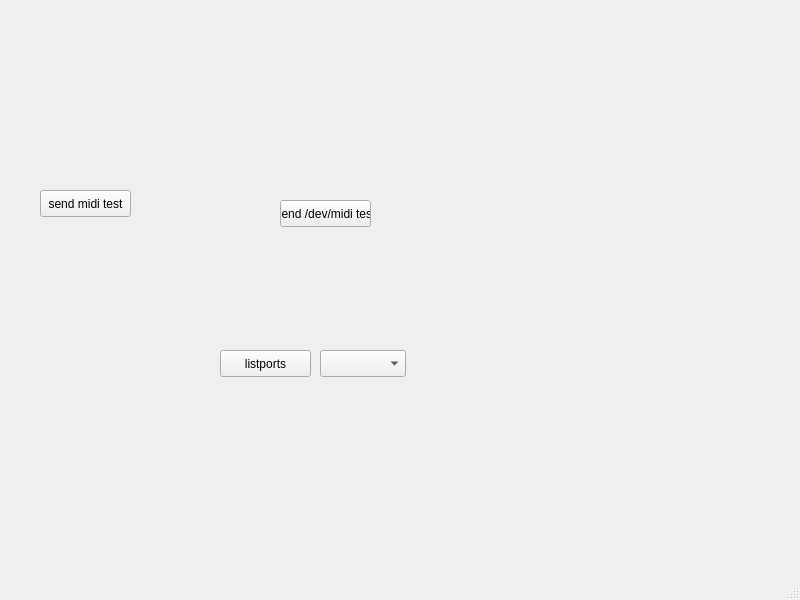
<?xml version="1.0" encoding="UTF-8"?>
<ui version="4.0">
 <class>MainWindow</class>
 <widget class="QMainWindow" name="MainWindow">
  <property name="geometry">
   <rect>
    <x>0</x>
    <y>0</y>
    <width>800</width>
    <height>600</height>
   </rect>
  </property>
  <property name="windowTitle">
   <string>MainWindow</string>
  </property>
  <widget class="QWidget" name="centralwidget">
   <widget class="QPushButton" name="pushButton">
    <property name="geometry">
     <rect>
      <x>40</x>
      <y>190</y>
      <width>91</width>
      <height>27</height>
     </rect>
    </property>
    <property name="text">
     <string>send midi test</string>
    </property>
   </widget>
   <widget class="QPushButton" name="pushButton_2">
    <property name="geometry">
     <rect>
      <x>280</x>
      <y>200</y>
      <width>91</width>
      <height>27</height>
     </rect>
    </property>
    <property name="text">
     <string>send /dev/midi test</string>
    </property>
   </widget>
   <widget class="QPushButton" name="pushButton_3">
    <property name="geometry">
     <rect>
      <x>220</x>
      <y>350</y>
      <width>91</width>
      <height>27</height>
     </rect>
    </property>
    <property name="text">
     <string>listports</string>
    </property>
   </widget>
   <widget class="QComboBox" name="comboBox">
    <property name="geometry">
     <rect>
      <x>320</x>
      <y>350</y>
      <width>86</width>
      <height>27</height>
     </rect>
    </property>
   </widget>
  </widget>
  <widget class="QMenuBar" name="menubar">
   <property name="geometry">
    <rect>
     <x>0</x>
     <y>0</y>
     <width>800</width>
     <height>24</height>
    </rect>
   </property>
  </widget>
  <widget class="QStatusBar" name="statusbar"/>
 </widget>
 <resources/>
 <connections/>
</ui>
